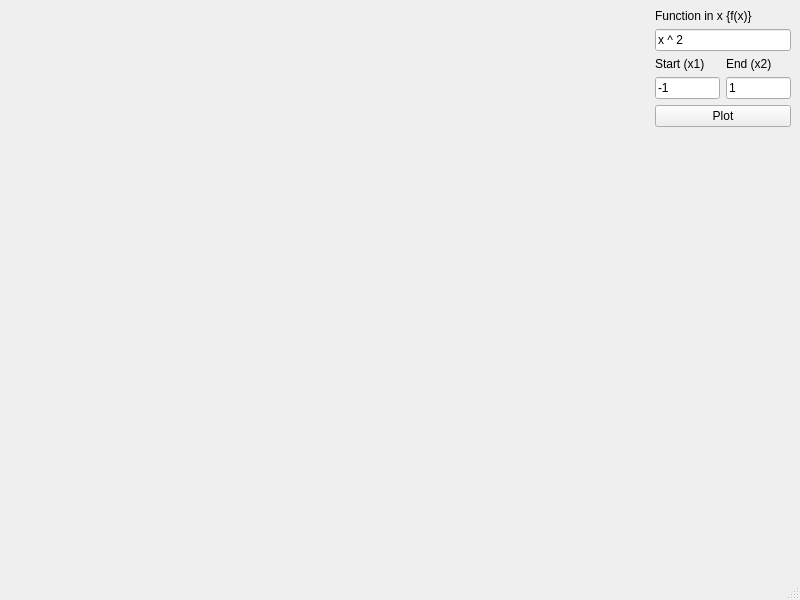
<?xml version="1.0" encoding="UTF-8"?>
<ui version="4.0">
 <class>MainWindow</class>
 <widget class="QMainWindow" name="MainWindow">
  <property name="geometry">
   <rect>
    <x>0</x>
    <y>0</y>
    <width>800</width>
    <height>600</height>
   </rect>
  </property>
  <property name="windowTitle">
   <string>Function Plotter</string>
  </property>
  <widget class="QWidget" name="centralwidget">
   <layout class="QHBoxLayout" name="horizontalLayout_4">
    <item>
     <layout class="QHBoxLayout" name="horizontalLayout">
      <item>
       <widget class="QCustomPlot" name="customPlot" native="true">
        <property name="minimumSize">
         <size>
          <width>635</width>
          <height>0</height>
         </size>
        </property>
       </widget>
      </item>
      <item>
       <layout class="QVBoxLayout" name="verticalLayout_3">
        <item>
         <widget class="QLabel" name="function_label">
          <property name="maximumSize">
           <size>
            <width>136</width>
            <height>16777215</height>
           </size>
          </property>
          <property name="text">
           <string>Function in x {f(x)}</string>
          </property>
         </widget>
        </item>
        <item>
         <widget class="QLineEdit" name="function_lineEdit">
          <property name="maximumSize">
           <size>
            <width>136</width>
            <height>16777215</height>
           </size>
          </property>
          <property name="text">
           <string>x ^ 2</string>
          </property>
         </widget>
        </item>
        <item>
         <layout class="QHBoxLayout" name="horizontalLayout_3">
          <item>
           <widget class="QLabel" name="x1_label">
            <property name="maximumSize">
             <size>
              <width>136</width>
              <height>16777215</height>
             </size>
            </property>
            <property name="text">
             <string>Start (x1)</string>
            </property>
           </widget>
          </item>
          <item>
           <widget class="QLabel" name="x2_label">
            <property name="maximumSize">
             <size>
              <width>136</width>
              <height>16777215</height>
             </size>
            </property>
            <property name="text">
             <string>End (x2)</string>
            </property>
           </widget>
          </item>
         </layout>
        </item>
        <item>
         <layout class="QHBoxLayout" name="horizontalLayout_2">
          <item>
           <widget class="QLineEdit" name="x1_lineEdit">
            <property name="maximumSize">
             <size>
              <width>65</width>
              <height>16777215</height>
             </size>
            </property>
            <property name="text">
             <string>-1</string>
            </property>
           </widget>
          </item>
          <item>
           <widget class="QLineEdit" name="x2_lineEdit">
            <property name="maximumSize">
             <size>
              <width>65</width>
              <height>16777215</height>
             </size>
            </property>
            <property name="text">
             <string>1</string>
            </property>
           </widget>
          </item>
         </layout>
        </item>
        <item>
         <widget class="QPushButton" name="plot_pushButton">
          <property name="maximumSize">
           <size>
            <width>136</width>
            <height>16777215</height>
           </size>
          </property>
          <property name="text">
           <string>Plot</string>
          </property>
         </widget>
        </item>
        <item>
         <spacer name="verticalSpacer">
          <property name="orientation">
           <enum>Qt::Vertical</enum>
          </property>
          <property name="sizeHint" stdset="0">
           <size>
            <width>20</width>
            <height>40</height>
           </size>
          </property>
         </spacer>
        </item>
       </layout>
      </item>
     </layout>
    </item>
   </layout>
  </widget>
  <widget class="QMenuBar" name="menubar">
   <property name="geometry">
    <rect>
     <x>0</x>
     <y>0</y>
     <width>800</width>
     <height>20</height>
    </rect>
   </property>
  </widget>
  <widget class="QStatusBar" name="statusbar"/>
 </widget>
 <customwidgets>
  <customwidget>
   <class>QCustomPlot</class>
   <extends>QWidget</extends>
   <header>qcustomplot.h</header>
   <container>1</container>
  </customwidget>
 </customwidgets>
 <resources/>
 <connections/>
</ui>
